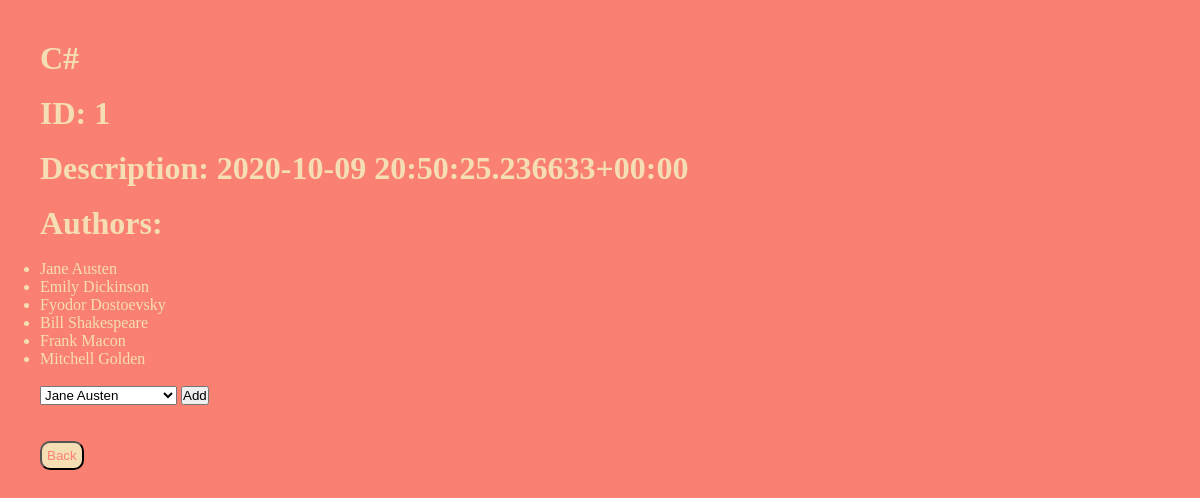
Page /books/1/ on the committed database.
### books_app/models.py (models this page shows, shortened)
class Book(models.Model):
    title = models.CharField(max_length=255)
    desc = models.TextField(max_length=255)
    created_at = models.DateTimeField(auto_now_add=True)
    updated_at = models.DateTimeField(auto_now=True)

class Author(models.Model):
    first_name = models.CharField(max_length=255)
    last_name = models.CharField(max_length=255)
    books = models.ManyToManyField(Book, related_name="authors")
    notes = models.TextField(max_length=255)
    created_at = models.DateTimeField(auto_now_add=True)
    updated_at = models.DateTimeField(auto_now=True)

### books_app/views.py (the view)
# urls.py: path('books/<int:book_id>/', views.get_book),
def get_book(request, book_id):
    onebook = Book.objects.get(id=book_id)
    all_authors = Book.objects.get(id=book_id).authors.all()
    context = {
        "all_the_authors": Author.objects.all(),
        "onebook": onebook,
        "all_authors": all_authors
    }
    return render(request, 'books.html', context)

### books_app/templates/books.html (shortened to what this page needs)
<!DOCTYPE html>
<html lang="en">
<head>
    {% load static %}
    <link rel="stylesheet" href="{% static 'other.css' %}" />
</head>
<body>
    <div id="wrapper">
        <h1>{{ onebook.title }}</h1><br>
        <h1>ID: {{ onebook.id }}</h1><br>
        <h1>Description: {{ onebook.desc }}</h1><br>
        <h1>Authors:</h1>
        <br>
        <ul>
            {% for author in all_authors %}
            <li> {{ author.first_name }} {{ author.last_name }}</li>
            {% endfor %}
        </ul><br>
        <form action="/add_author_to_book" method="post">
            <select name="author" id="author">
                {% for author in all_the_authors %}
                    <option value="{{ author.id }}">{{ author.first_name }} {{ author.last_name }}</option>
                {% endfor %}
            </select>
            <input type="submit" id="done" value="Add">
        </form><br><br>
        <a href="/"><button>Back</button></a>
    </div>
</body>
</html>

### books_app/static/other.css (style rules this page uses)
* { padding: 0px; margin: 0px; }
body { background-color: salmon; color: wheat; padding: 20px; margin: 20px; }
button { margin-right: 90%; padding: 5px; border-radius: 10px; color: salmon; background-color: wheat; }

### rows in the picture
Book: title "C#", id "1", desc "2020-10-09 20:50:25.236633+00:00"
Author: first_name "Jane", last_name "Austen"
Author: first_name "Emily", last_name "Dickinson"
Author: first_name "Fyodor", last_name "Dostoevsky"
Author: first_name "Bill", last_name "Shakespeare"
Author: first_name "Frank", last_name "Macon"
Author: first_name "Mitchell", last_name "Golden"

### other values in the picture
form field author "Jane Austen"
